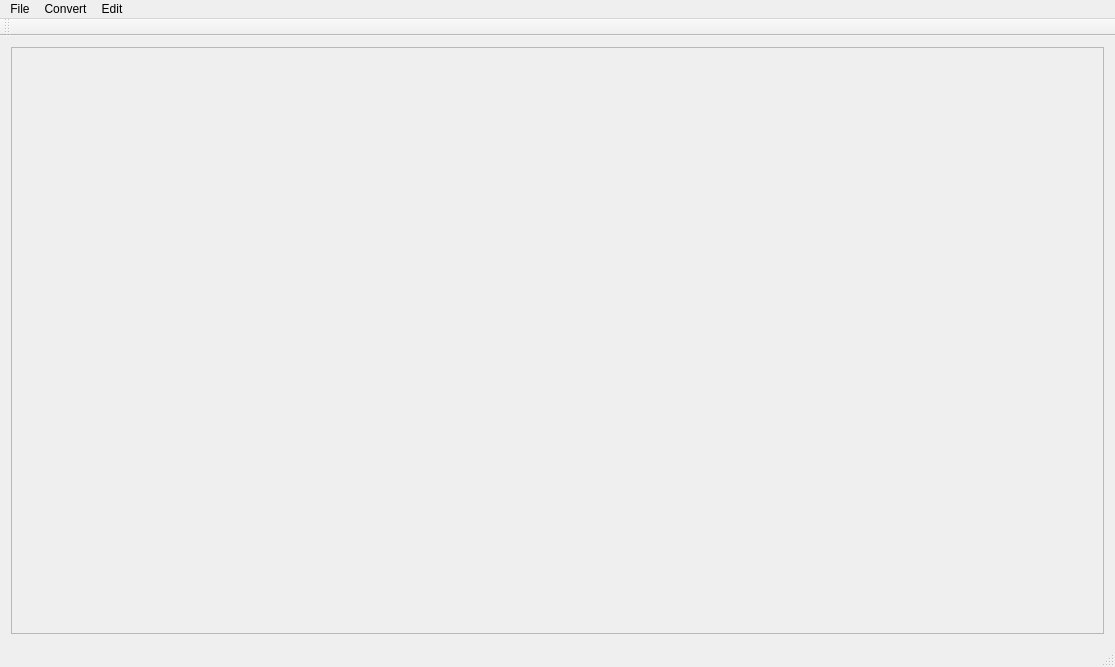
<?xml version="1.0" encoding="UTF-8"?>
<ui version="4.0">
 <class>MainWindow</class>
 <widget class="QMainWindow" name="MainWindow">
  <property name="geometry">
   <rect>
    <x>0</x>
    <y>0</y>
    <width>1115</width>
    <height>667</height>
   </rect>
  </property>
  <property name="windowTitle">
   <string>MainWindow</string>
  </property>
  <widget class="QWidget" name="centralWidget">
   <layout class="QVBoxLayout" name="verticalLayout">
    <item>
     <widget class="XMLWidget" name="xmlFrame">
      <property name="frameShape">
       <enum>QFrame::StyledPanel</enum>
      </property>
      <property name="frameShadow">
       <enum>QFrame::Raised</enum>
      </property>
     </widget>
    </item>
   </layout>
  </widget>
  <widget class="QMenuBar" name="menuBar">
   <property name="geometry">
    <rect>
     <x>0</x>
     <y>0</y>
     <width>1115</width>
     <height>21</height>
    </rect>
   </property>
   <widget class="QMenu" name="menuFile">
    <property name="title">
     <string>File</string>
    </property>
    <addaction name="actionOpen"/>
    <addaction name="actionSave"/>
    <addaction name="actionSaveAs"/>
   </widget>
   <widget class="QMenu" name="menuConvert">
    <property name="title">
     <string>Convert</string>
    </property>
    <addaction name="actionToOldFormat"/>
    <addaction name="actionToNewFormat"/>
   </widget>
   <widget class="QMenu" name="menuEdit">
    <property name="title">
     <string>Edit</string>
    </property>
    <addaction name="actionInsertTag"/>
    <addaction name="actionInsertSubTag"/>
    <addaction name="actionDelete"/>
   </widget>
   <addaction name="menuFile"/>
   <addaction name="menuConvert"/>
   <addaction name="menuEdit"/>
  </widget>
  <widget class="QToolBar" name="mainToolBar">
   <attribute name="toolBarArea">
    <enum>TopToolBarArea</enum>
   </attribute>
   <attribute name="toolBarBreak">
    <bool>false</bool>
   </attribute>
  </widget>
  <widget class="QStatusBar" name="statusBar"/>
  <action name="actionSave">
   <property name="text">
    <string>Save</string>
   </property>
  </action>
  <action name="actionSaveAs">
   <property name="text">
    <string>Save as..</string>
   </property>
  </action>
  <action name="actionOpen">
   <property name="text">
    <string>Open...</string>
   </property>
  </action>
  <action name="actionToOldFormat">
   <property name="text">
    <string>To old format</string>
   </property>
  </action>
  <action name="actionToNewFormat">
   <property name="text">
    <string>To new format</string>
   </property>
  </action>
  <action name="actionInsertTag">
   <property name="text">
    <string>Insert tag</string>
   </property>
  </action>
  <action name="actionDelete">
   <property name="text">
    <string>Delete tag</string>
   </property>
  </action>
  <action name="actionInsertSubTag">
   <property name="text">
    <string>Insert subtag</string>
   </property>
  </action>
 </widget>
 <layoutdefault spacing="6" margin="11"/>
 <customwidgets>
  <customwidget>
   <class>XMLWidget</class>
   <extends>QFrame</extends>
   <header location="global">xmlwidget.h</header>
   <container>1</container>
  </customwidget>
 </customwidgets>
 <resources/>
 <connections/>
</ui>
